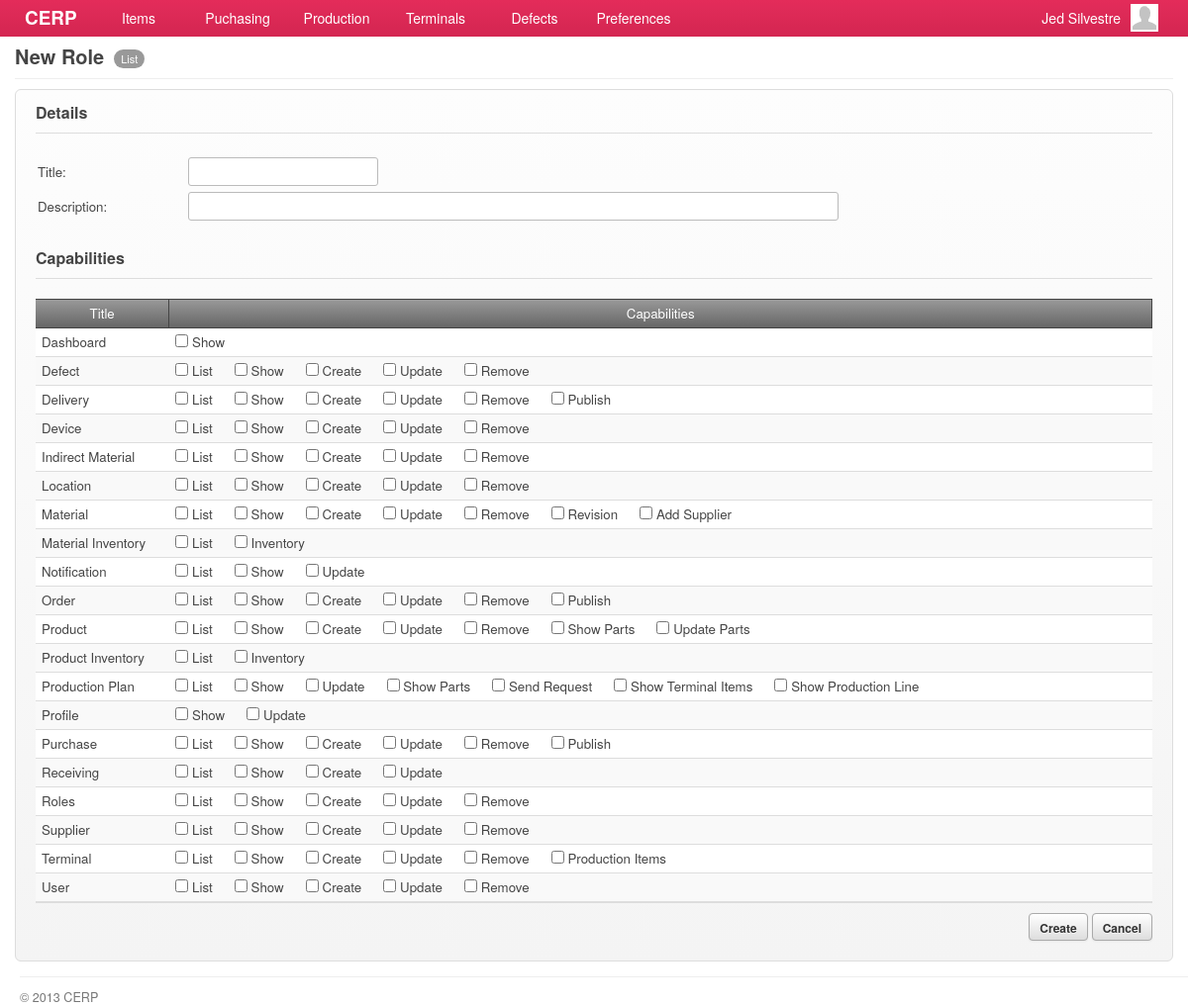
Page /account/roles-new.php (signed in) on the earlier database version.
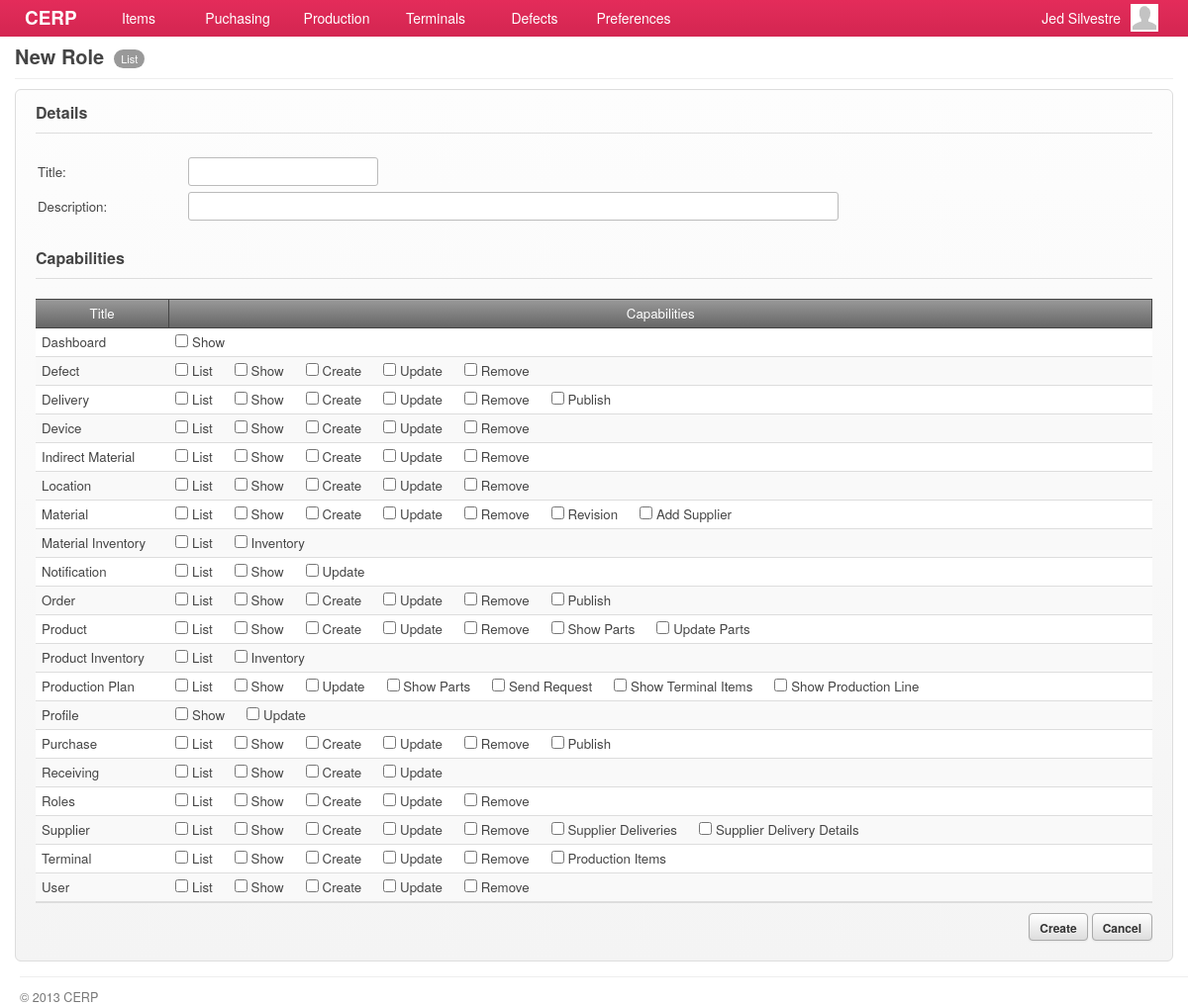
Same page on the later database version.
### tables this page shows
CREATE TABLE `capabilities` (
  `id` int(11) NOT NULL AUTO_INCREMENT,
  `title` varchar(45) DEFAULT NULL,
  `name` varchar(45) DEFAULT NULL,
  `capability` varchar(45) DEFAULT NULL,
  `url` varchar(45) DEFAULT NULL,
  `parent` int(11) DEFAULT NULL,
  PRIMARY KEY (`id`)
);

### include/general.class.php (called while the page is built, shortened)
<?php
require('database.class.php');
require('capabilities.class.php');
require('role.class.php');
$HostAccount	= "account";
$DB				= new MySQL;
  $Host			= "cerp";
  $HostAccount	= "/".$Host."/".$HostAccount;
  $DB->database	= "cerpdb";
  $DB->username	= "cerpuser";
  $DB->password	= "cerpuser";
  $DB->hostname	= "localhost";
$Capabilities	= new Capabilities($DB);
$Signed			= $_SESSION['user'];
$Role		= new Role($DB, $Signed['id']);
require('functions.php');
?>

### include/role.class.php (called while the page is built, shortened)
<?php
class Role
{
	private $DB;
	private $user_id;
	function Role($db, $uid) {
  	$this->DB = $db;
		$this->user_id = $uid;
  }
	function isCapableByName($cap_name) {
		foreach ($this->getUserRoles() as $user_role) {
			$result = $this->DB->Find('role_capabilities', array(
						  			'columns' 		=> 'role_capabilities.*',
						  			'joins' => 'INNER JOIN capabilities ON capabilities.id = role_capabilities.capability_id',
						  	    'conditions' 	=> 'capabilities.capability="'. $cap_name .'" AND role_id='. $user_role['role_id']));
			if(isset($result)) {
				return TRUE;
			}
		}
	}
	function getUserRoles() {
		$result = $this->DB->Get('user_roles', array(
						  			'columns' 		=> 'user_roles.role_id, roles.name',
						  			'joins' => 'INNER JOIN roles ON roles.id = user_roles.role_id',
						  	    'conditions' 	=> 'user_roles.user_id='. $this->user_id));
		if(isset($result)) {
			return $result;
		}
	}
}

### include/database.class.php (called while the page is built, shortened)
<?php
class MySQL {
  public $username	= "cerpuser";
  public $password	= "cerpuser";
  public $hostname	= "localhost";
  public function Connect() {
    $conn = mysql_connect($this->hostname, $this->username, $this->password) or die("<br/><span class='notice'><p class='error'><strong>ERROR!</strong> Unable to connect to MySQL! </p></span>");
    return $conn;
  }
  public function Query($sql) {
  	$conn = $this->Connect();
    $result = mysql_query($sql, $conn);
	return $result;
  }
  function Get($table, $args='') {
  	if (isset($args)) {
  	  $args['columns'] = (isset($args['columns']) ? $args['columns'] : '*');
  	  $args['joins'] = (isset($args['joins']) ? $args['joins'] : '');
		  $args['conditions'] = ($args['conditions'] == '' ? '' : 'WHERE '.$args['conditions']);
		  $args['sort_column'] = ($args['sort_column'] == '' ? '' : 'ORDER BY '.$args['sort_column']);
		  $args['sort_order'] = ($args['sort_order'] == '' ? '' : $args['sort_order']);
		  $args['startpoint'] = ($args['startpoint'] == '' ? '' : 'LIMIT '.$args['startpoint']);
		  $args['limit'] = ($args['limit'] == '' ? '' : ','.$args['limit']);
		}
	$data = array();
	$sql = "SELECT ".$args['columns']." FROM ".$table." ".$args['joins']." ".$args['conditions']." ".$args['sort_column']." ".$args['sort_order']." ".$args['startpoint']." ".$args['limit'];
	$result = $this->IsEmpty($this->Query($sql));
	if(!empty($result)) {
      while ($row = mysql_fetch_array($result)) {
        $data[] = $row;
      }
	}
	return $data;
  }
  function Find($table, $args='') {
  	if (isset($args)) {
  	  $args['columns'] = (isset($args['columns']) ? $args['columns'] : '*');
  	  $args['joins'] = (isset($args['joins']) ? $args['joins'] : '');
	  $args['conditions'] = ($args['conditions'] == '' ? '' : 'where '.$args['conditions']);
	}
	$sql = "SELECT ".$args['columns']." FROM ".$table." ".$args['joins']." ".$args['conditions'] ." ". $args['sort_column'];
	$row = $this->IsEmpty($this->Query($sql));
	return mysql_fetch_array($row);
  }
  private function IsEmpty($result) {
    if(mysql_num_rows($result) > 0) return $result;
    return null;
  }
}

### include/capabilities.class.php (called while the page is built, shortened)
<?php
class Capabilities {
  private $DB;
	public $All;
	function Capabilities($db) {
		$this->DB = $db;
		$this->GetCapabilities();
	}
  function GetTitle() {
    global $capability_key;
	return $this->All[$capability_key]['title'];
  }
	function GetCapabilities() {
		$capabilities = $this->DB->Get('capabilities', array(
					  			'columns' 		=> 'id, capability, title, name, parent, url',
					  	    'conditions' 	=> 'parent IS NOT null ORDER BY parent'));
		$all = array();
		foreach ($capabilities as $cap) {
			$all[$cap['capability']] = array('title' => $cap['title'],'name' => $cap['name'], 'url' => $cap['url'], 'parent' => $cap['parent']);
		}
		$this->All = $all;
	}
}

### include/functions.php (called while the page is built, shortened)
<?php
function host($uri='') {
  global $HostAccount;
  return $HostAccount."/".$uri;
}

### account/roles-new.php (the view, shortened to what the changed rows need)
<?php
  $capability_key = 'add_role';
  require('header.php');
	$allowed = $Role->isCapableByName($capability_key);
	if(!$allowed) {
		require('inaccessible.php');
	}else{
?>
	<div id="page">
		<div id="page-title">
    	<h2>
      	<span class="title"><?php echo $Capabilities->GetTitle(); ?></span>
        <?php
        	echo '<a href="'.$Capabilities->All['roles']['url'].'" class="nav">'.$Capabilities->All['roles']['name'].'</a>';
				?>
      </h2>
		</div>
		<div id="content">
		<form class="form-container" method="post">
			<h3 class="form-title">Details</h3>
      <table>
         <tr>
            <td width="150">Title:</td><td width="310"><input type="text" id="role[name]" name="role[name]" class="text-field" /></td>
            <td width="150"></td>
         </tr>
         <tr>
            <td>Description:</td>
            <td colspan="99">
              <input type="text" id="role[description]" name="role[description]" class="text-field" style="width:645px" />
            </td>
         </tr>
         <tr><td height="5" colspan="99"></td></tr>
      </table>
      <br/>
      <h3 class="form-title">Capabilities</h3>
      <div class="grid jq-grid">
        <table cellspacing="0" cellpadding="0">
          <thead>
            <tr>
          		<td width="12%" class="border-right text-center"><a>Title</a></td>
          		<td class="border-right text-center"><a>Capabilities</a></td>
            </tr>
          </thead>
          <tbody>
						<?php
							$cap_titles = $DB->Get('capabilities', array(
								  			'columns' 		=> 'id, name',
								  	    'conditions' 	=> 'parent IS null ORDER BY name'));
							$init = TRUE;
							foreach ($cap_titles as $title) {
								if(!$init)
									echo '</td></tr>';
								$init = FALSE;
								echo '<tr><td>'.$title['name'].'</td><td>';
								$capabilities = $DB->Get('capabilities', array(
									  			'columns' 		=> 'id, name',
									  	    'conditions' 	=> 'parent ='.$title['id']));
								foreach ($capabilities as $cap) {
									echo '<input type="checkbox" id="caps[]" name="caps[]" value="' .$cap['id']. '" /> '.$cap['name'].'&nbsp;&nbsp;&nbsp;&nbsp;&nbsp;&nbsp;';
								}
							}
							?>
					</tbody>
				</table>
			</div>
			<div class="field-command">
     	   <input type="submit" value="Create" class="btn"/>
         <input type="button" value="Cancel" class="btn redirect-to" rel="<?php echo host('roles.php'); ?>"/>
       </div>
    </form>
	</div>
</div>
<?php }
require('footer.php'); ?>

Differences in the rows shown:
added capabilities: name "Supplier Deliveries", shown under "Supplier"
added capabilities: name "Supplier Delivery Details", shown under "Supplier"
